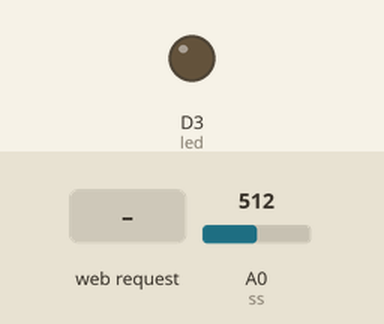
The sketch below on a simulated ESP8266 (NodeMCU). Shown: output pins drawn as LEDs (lit = HIGH). The inputs (shaded band) are chosen by the test bench; at power-on: A0 (ss) = 512. WiFi joins after 1.5 s; servers stay silent unless stated; what the sketch prints to the serial monitor is not drawn.

Above: at 3.2 s.
3.3 s: HTTP request GET /getVariable received
At 4.4 s:
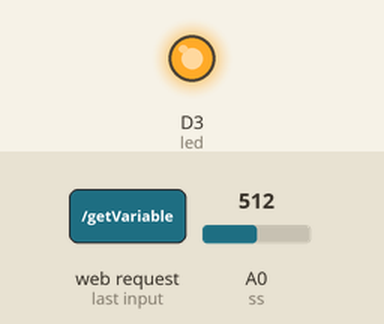
4.8 s: HTTP request GET /setVariable received
7.8 s: HTTP request GET /setVariable?value=1 received
Timing chart, 0 to 10.8 s (numbered marks = the images above; inputs shaded):
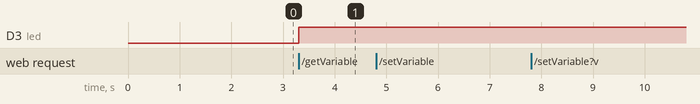

Measured:
- after the input at 3.3 s, D3 (led): LOW → HIGH at once
- after the input at 4.8 s, every drawn part: stays the same
- after the input at 7.8 s, every drawn part: stays the same

The sketch:

node2.ino
```cpp
#include <ESP8266WiFi.h>
#include <ESP8266WebServer.h>
int led=D3;
int ss=A0;


const char* ssid = "";
const char* password = "";

ESP8266WebServer server(80);
int variable = 0;

void setup() {
  Serial.begin(9600);
  pinMode(ss,INPUT);
  pinMode(led,OUTPUT);
  WiFi.begin(ssid, password);
  Serial.println("Connecting to WiFi...");
  while (WiFi.status() != WL_CONNECTED) {
    delay(1000);
    Serial.println("Connecting...");
  }
  Serial.println("Connected to WiFi");

  randomSeed(analogRead(A0));

  // Start the web server
  server.on("/setVariable", HTTP_GET, handleSetVariable);
  server.on("/getVariable", HTTP_GET, handleGetVariable);
  server.begin();
  Serial.println("HTTP server started");
}

void loop() {
  server.handleClient();
}

void handleSetVariable() {
  if (server.hasArg("value")) {
    String value = server.arg("value");
    variable = value.toInt();
    Serial.print("Variable set to: ");
    Serial.println(variable);
    server.send(200, "text/plain", "Variable set successfully");
    Serial.print("successfully send");
  } else {
    server.send(400, "text/plain", "Invalid request");
    Serial.print("Invalid request");
  }
}

void handleGetVariable() {
  // variable = random(501); // Generate a random number between 0 and 500
  int variable=analogRead(ss);
  String variableValue = String(variable);
  server.sendHeader("Access-Control-Allow-Origin", "*");
  server.send(200, "text/plain", variableValue);
   if(variable>100)
 {
  digitalWrite(led,1);
  delay(3000);
 }
 else
 {
  digitalWrite(led,0);
 }
 Serial.println(variable);
  delay(200);

}
```
